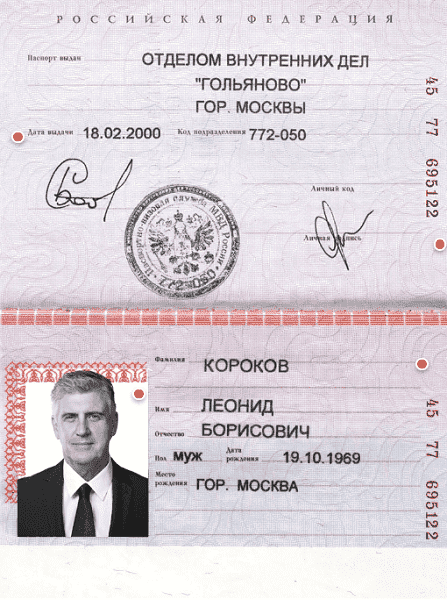
#> input picture passport.jpg, 447 x 600 px, found by its file name
$ python as.py
#> lines starting #> are read from the running program, lines starting #| are printed output that depends on the picture
import tkinter as tk
from tkinter import ttk
import cv2
import pytesseract
import re
from PIL import Image

path = "/home/anatolii/python_project/pythonProject9/passport.jpg"

# Reading an image in default mode
img = cv2.imread(path)
#> img is the input picture: shape (600, 447, 3); mean B, G, R 214.6, 208.5, 216.5

# Rotate image for scan numbers
img2 = cv2.rotate(img, cv2.ROTATE_90_COUNTERCLOCKWISE)
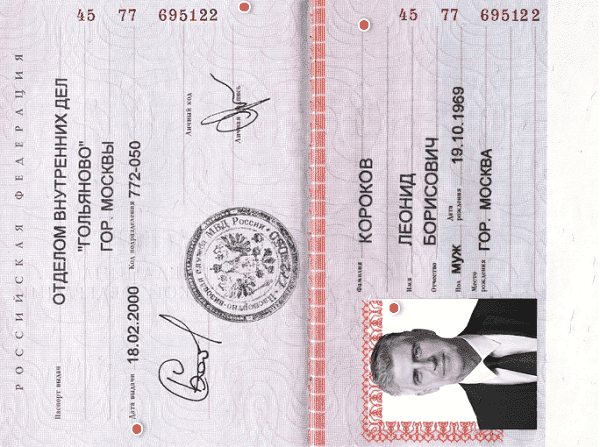
#> img2: shape (447, 600, 3); mean B, G, R 214.6, 208.5, 216.5

# Read image and translate in text and numbers
#> (the run stopped early here; a loop or call above may not have finished)

$ run again, with pasportrf.jpg copied over passport.jpg
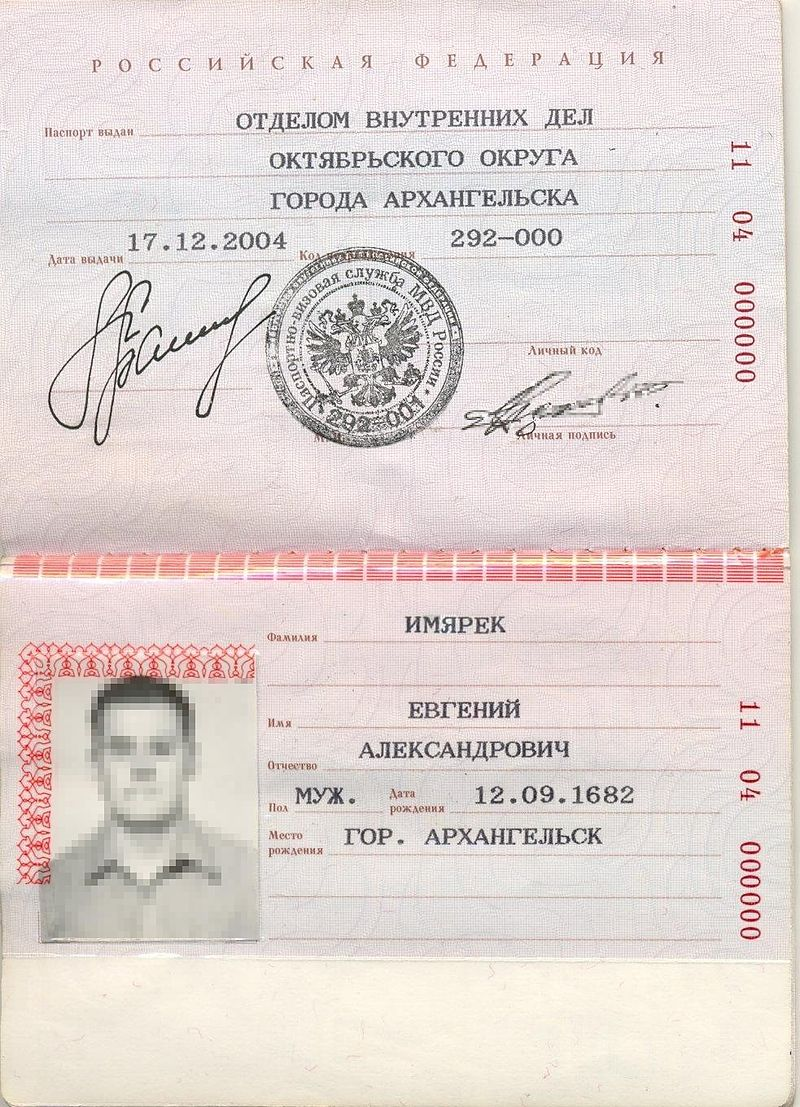
#> input picture pasportrf.jpg, 800 x 1107 px, found by its file name
#> img is the input picture: shape (1107, 800, 3); mean B, G, R 210.9, 214.2, 224.7
#> `img2 = cv2.rotate(img, cv2.ROTATE_90_COUNTERCLOCKWISE)`:
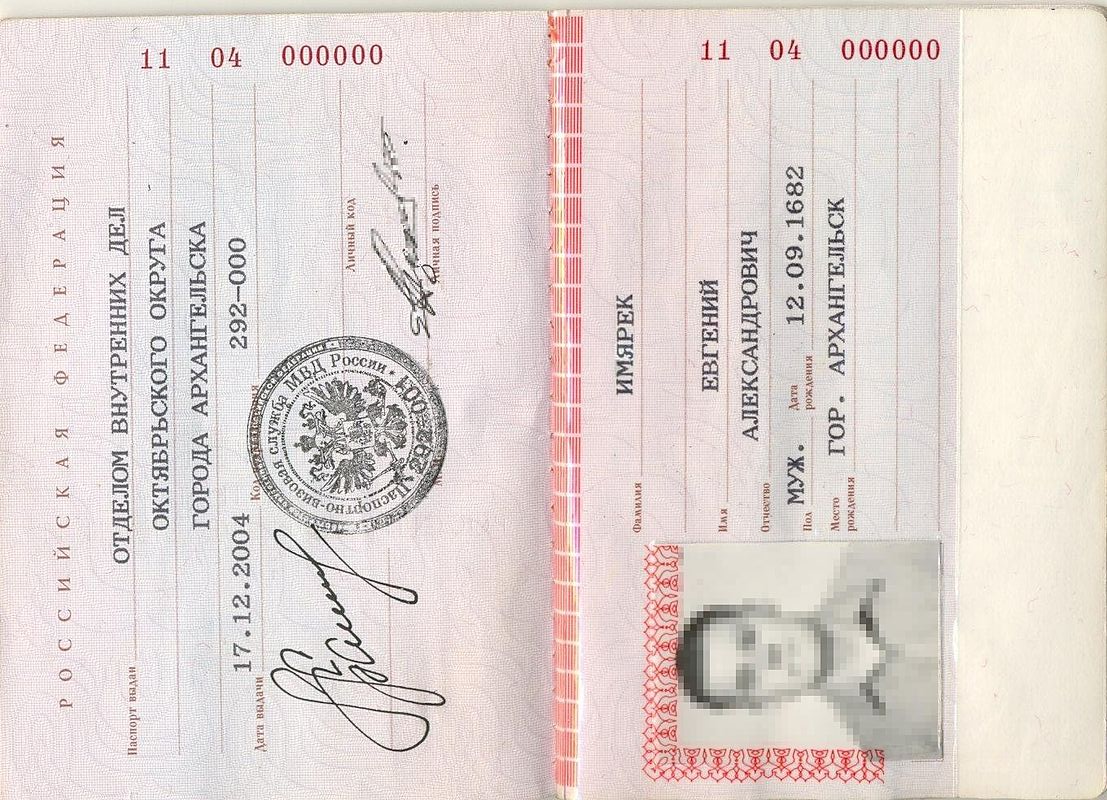
#> img2: shape (800, 1107, 3); mean B, G, R 210.9, 214.2, 224.7
